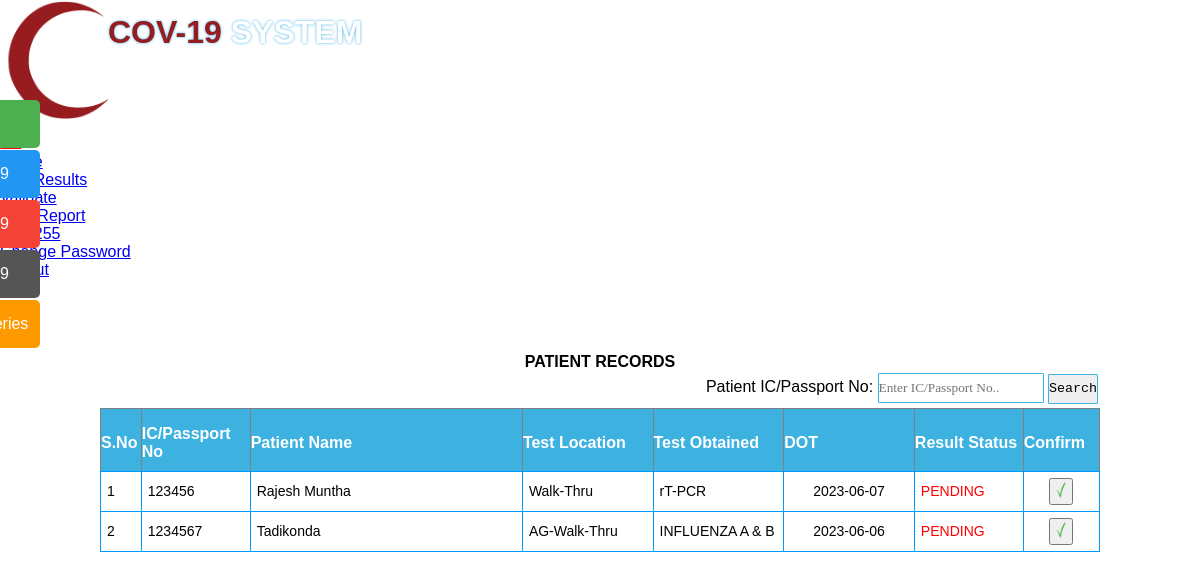
Screenshot of /patient_data_level_doctor_res.php (signed in) with the database file from the repository.
### tables this page shows
CREATE TABLE `patient` (
  `id` int(11) NOT NULL AUTO_INCREMENT,
  `f_name` varchar(100) NOT NULL,
  `l_name` varchar(200) NOT NULL,
  `gender` varchar(100) NOT NULL,
  `dob` varchar(100) NOT NULL,
  `icno` varchar(100) NOT NULL,
  `validation` varchar(100) NOT NULL,
  `phno` varchar(100) NOT NULL,
  `email` varchar(100) NOT NULL,
  `address` varchar(200) NOT NULL,
  `street` varchar(200) NOT NULL,
  `pincode` varchar(100) NOT NULL,
  `state` varchar(100) NOT NULL,
  `t_type` varchar(100) NOT NULL,
  `t_location` varchar(100) NOT NULL,
  `rm_online` varchar(100) NOT NULL,
  `rm_cash` varchar(100) NOT NULL,
  `p_mode` varchar(100) NOT NULL,
  `p_id` varchar(100) NOT NULL,
  `p_ref` varchar(100) NOT NULL,
  `reg_date` varchar(100) NOT NULL,
  `author` varchar(100) NOT NULL,
  `status` int(11) NOT NULL DEFAULT 0,
  `sys_date` varchar(100) NOT NULL,
  `time` timestamp NOT NULL DEFAULT current_timestamp() ON UPDATE current_timestamp(),
  PRIMARY KEY (`id`)
);

### patient_data_level_doctor_res.php (the view, shortened to what this page needs)
<?php
include_once("header_doctor.php");
include_once("conn.php");
include_once "left_menu_doctor.php";
?>
<!DOCTYPE html>
<html>
<head>
</head>
    <div class="outer-scontainer">
        <div class="row" align='center'>
        <table width="1000">
        <tr>
          <td align="center"><strong>PATIENT RECORDS</strong></td>
        <tr>
        	<td align="right">
           <form action="" method="post" >
               Patient IC/Passport No:
                 <input type="text" class="tb1" name="icno" placeholder="Enter IC/Passport No..">
                <input type="submit" class="tb2" name="submit" value="Search">
            </form>
            </td>
        </table>
               <?php
			   $i=1;
			   $icno = $_POST['icno'];
			   $sqlSelect = mysqli_query($conn, "SELECT * FROM patient where icno like '%".$icno."%' AND id NOT IN (select r_id from results) AND status = '1' ");
               ?>
            <table align='center' border="1" id="des" width="1000">
            <thead>
                <tr>
                	<th width='30'>S.No</th>
                    <th width='100'>IC/Passport No</th>
                    <th width='250'>Patient Name</th>
                    <th width='120'>Test Location</th>
                    <th width='120'>Test Obtained</th>
					<th width='120'>DOT</th>
                    <th width='100'>Result Status</th>
					<th width='70'>Confirm</th>
                </tr>
            </thead>
<?php
                while ($row = mysqli_fetch_array($sqlSelect)) {
                    ?>
                <tbody>
                <tr>
                <td><?php  echo $i; ?></td>
                <td><?php  echo strtoupper($row['icno']); ?></td>
                <td><?php  echo $row['f_name']. '&nbsp;'.$row['l_name'];?></td>
               <td><?php  echo $row['t_location']; ?></td>
               <td><?php
                    switch($row['t_type'])
                    {
                            case 1: echo"rT-PCR";
                            break;
                            case 7: echo"INFLUENZA A & B ";
                            break;
                    }
              ?>
			   <td align="center"><?php  echo $row['reg_date']; ?></td>
                    <td><?php
					switch($row['status'])
					{
						case 1: echo "<font color='red'>PENDING</font>";
								break;
					}
					?></td>
                   <td align="center"><a href="patient_results.php?id=<?php echo $row["id"]; ?>"><button><img src="img/correct.gif" width="20" height="20"></button></td>
                </tr>
                    <?php
					$i++;
                }
                ?>
                </tbody>
        </table>
    </div>
</body>
</html>

### css/style.css (style rules this page uses)
* { box-sizing: border-box; }
* { padding: 0px; margin: 0px; font-family: 'poppins', sans-serif; }

### patient_data_level_doctor_res.php (style rules this page uses)
#des { font-family: "cambria"; border-collapse: collapse; width: 1000px; }
#des td { border: 1px solid #09F; padding: 6px; font-size: 14px; }
#des th { padding-top: 16px; padding-bottom: 10px; text-align: left; background-color: #3db2e1; color: white; font-size: 16px; }
.tb1 { -webkit-border-radius: 5px; -moz-border-radius: 5px; border-radius: 1px; border: 1.5px solid #3db2e1; font-family: "Cambria"; outline:0; height:30px; }
.tb2 { -webkit-border-radius: 1px; -moz-border-radius: 1px; border-radius: 1px; border: 1.5px solid #3db2e1; font-family: "Cambria", Courier, monospace; outline:0; height:30px; width: 50px; }

### rows the page displays
patient: icno "123456", f_name "Rajesh", l_name "Muntha", t_location "Walk-Thru", t_type "rT-PCR", reg_date "2023-06-07", status "PENDING"
patient: icno "1234567", f_name "Tadikonda", t_location "AG-Walk-Thru", t_type "INFLUENZA A & B", reg_date "2023-06-06", status "PENDING"

### other values shown
$_SESSION['user_id'] "0255"
